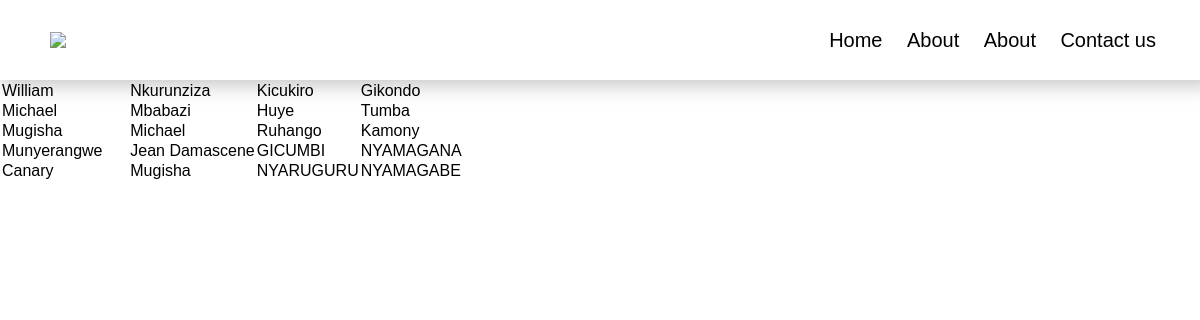
The app's page /search/ with its own data.
### documents/models.py (models this page shows, shortened)
class Idcollection(models.Model):
    user = models.ForeignKey(
        User, on_delete=models.SET_NULL, null=True)
    idnumber = models.CharField(max_length=200)
    first_name = models.CharField(max_length=225, default='First_name')
    second_name = models.CharField(max_length=225, default='second_name')
    district = models.CharField(max_length=100, null=True, blank=True)
    sector = models.CharField(max_length=100, null=True, blank=True)
    birthdate = models.DateField(null=True, blank=True)
    image = models.ImageField(null=True, blank=True,
                              upload_to="image", default='image/download.png')
    isfound = models.BooleanField(default=False)
    created_on = models.DateTimeField(auto_now_add=True)
    documentType = models.ForeignKey(
        Category, on_delete=models.SET_NULL, blank=True, null=True)
    location = models.ForeignKey(
        Policepost, on_delete=models.SET_NULL, blank=True, null=True)
    updated_on = models.DateTimeField(auto_now=True)
    class Meta:
        ordering = ['isfound']

### documents/views.py (the view)
# urls.py: path('search/', views.search, name="search"),
def search(request):
    if 'q' in request.GET:
        q = request.GET['q']
        data = Idcollection.objects.filter(
            Q(idnumber__icontains=q) | Q(first_name__icontains=q) | Q(second_name__icontains=q))
    else:
        data = Idcollection.objects.all()
    context = {
        'data': data
    }
    return render(request, 'documents/search.html', context)

### documents/templates/documents/search.html (shortened to what this page needs)
{% load static %} {{ query }} {% csrf_token %}
<!DOCTYPE html>
<html lang="en">
{% load static %}
<head>
    <link rel="stylesheet" href="{% static '/css/stylew.css' %}">
</head>
<body>
    <div class="docContainer">
        <div class="lAndfNavbar">
            <div class="navbarLeft">
                <a href=" {% url 'home' %} "> <img src="{% static 'images/Lost & found.png '%}"> </a>
            </div>
            <div class="navbarRight">
                <nav>
                    <a href="{% url 'home' %}">Home</a>
                    <a href=" {% url 'ordering' %}">About</a>
                    <a href="#">About</a>
                    <a href="#">Contact us</a>
                </nav>
            </div>
        </div>
        <!DOCTYPE html>
        <html lang="en">
        <head>
        </head>
        <body>
        </body>
        </html>
        <form action="" method="POST" name="q">
            <table class="table">
                <thead>
                    <tr>
                        <th scope="col">First name</th>
                        <th scope="col">Second name</th>
                        <th scope="col">ID number </th>
                        <th scope="col">Issued District </th>
                        <th scope="col">Issued Sector </th>
                        <th scope="col">Date of Birth </th>
                    </tr>
                </thead>
                <tbody>
                    {% for search in data %}
                    <tr>
                        <td>{{search.first_name}}</td>
                        <td>{{search.second_name}}</td>
                        <td>{{search.district}}</td>
                        <td>{{search.sector}}</td>
                    </tr>{% endfor %} {% csrf_token %}
                </tbody>
        </form>

### static/css/stylew.css (style rules this page uses)
* { margin: 0; padding: 0; font-family: Poppins, Helvetica, sans-serif; }
.lAndfNavbar { display: flex; justify-content: space-between; background-color: white; padding: 10px 50px; align-items: center; height: 60px; position: fixed; width: 93%; z-index: 100; box-shadow: 0px 4px 20px rgba(0, 0, 0, 0.25); top: 0; }
.navbarRight a { text-decoration: none; color: black; margin: 0 10px; font-size: 20px; font-weight: 100; }

### records on screen
Idcollection: first_name "William", second_name "Nkurunziza", district "Kicukiro", sector "Gikondo"
Idcollection: first_name "Michael", second_name "Mbabazi", district "Huye", sector "Tumba"
Idcollection: first_name "Mugisha", second_name "Michael", district "Ruhango", sector "Kamony"
Idcollection: first_name "Munyerangwe", second_name "Jean Damascene", district "GICUMBI", sector "NYAMAGANA"
Idcollection: first_name "Canary", second_name "Mugisha", district "NYARUGURU", sector "NYAMAGABE"
